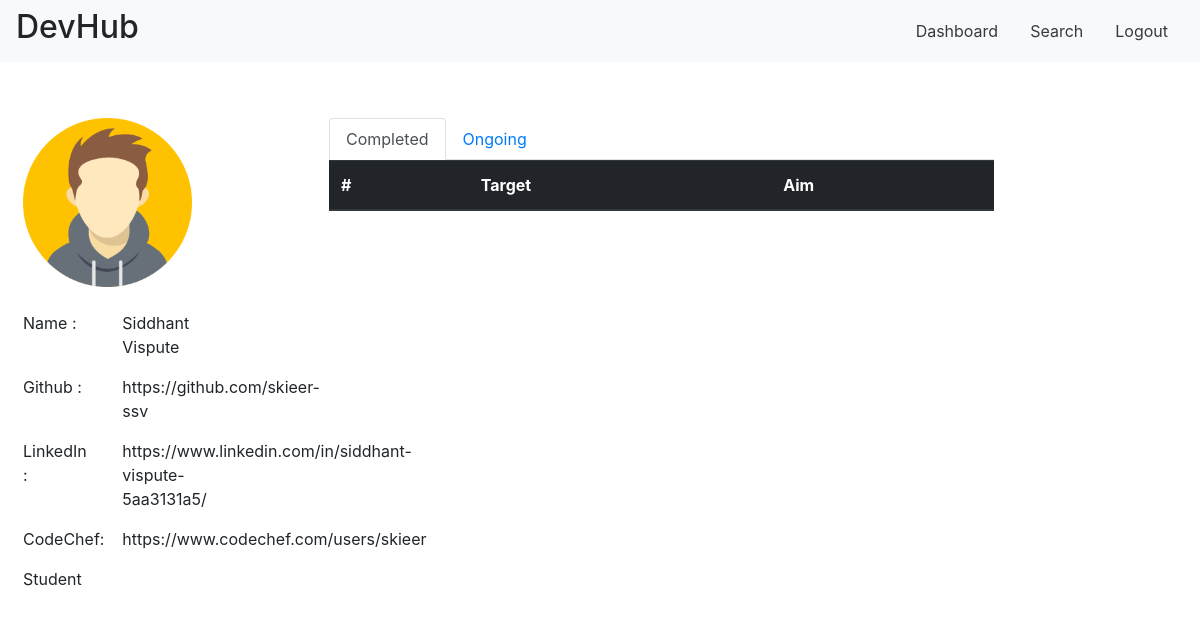
The page /user_profile.php?uid=1 on the database as committed earlier.
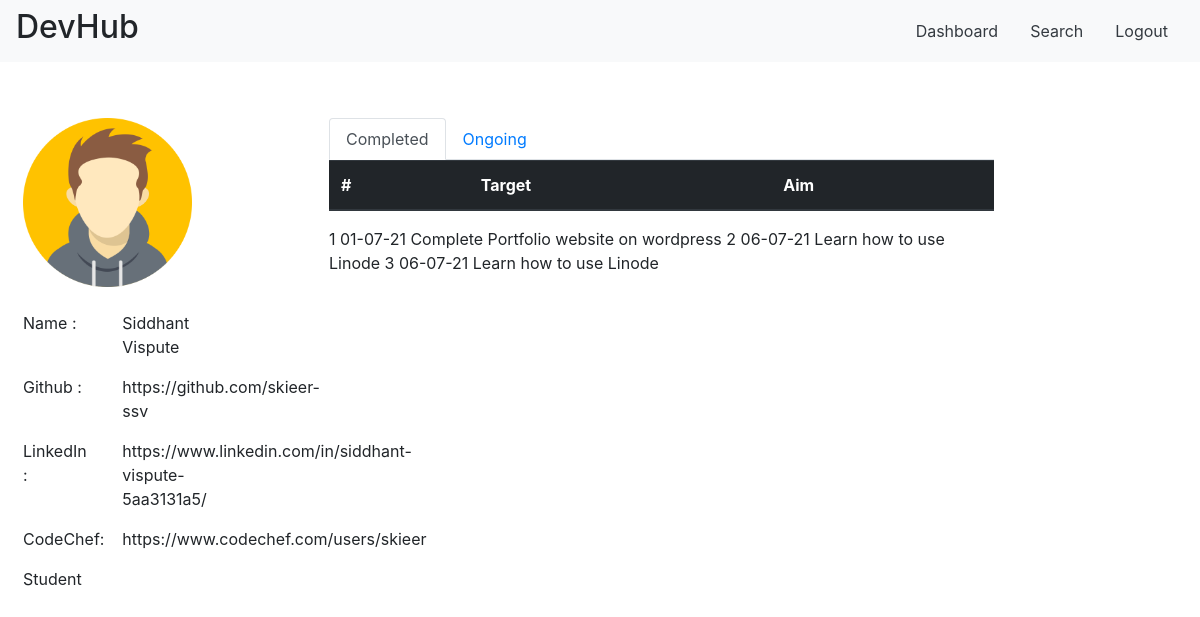
The same page on the database as committed later.
### tables this page shows
CREATE TABLE `user_info` (
  `uid` int NOT NULL,
  `name` varchar(50) NOT NULL,
  `linkedin` varchar(200) NOT NULL,
  `github` varchar(200) NOT NULL,
  `codechef` varchar(200) NOT NULL,
  `profile_pic` varchar(400) NOT NULL
);

CREATE TABLE `goals` (
  `gid` int NOT NULL,
  `uid` int NOT NULL,
  `title` varchar(100) NOT NULL,
  `description` varchar(1000) NOT NULL,
  `timestamp` timestamp NOT NULL DEFAULT CURRENT_TIMESTAMP,
  `completed` smallint NOT NULL DEFAULT '0',
  `alert_date` int NOT NULL
);

### user_profile.php (the view, shortened to what this page needs)
<?php
$uid=$_GET['uid'];
if(!empty($uid))
{
    $sql =  "SELECT `uid`, `name`, `linkedin`, `github`, `codechef`, `profile_pic` FROM `user_info` WHERE  `uid`='".$uid."' ";
    $result = mysqli_query($con,$sql);
    $row= mysqli_fetch_assoc($result);
    $username=$row['name'];
    $linkedin=$row['linkedin'];
    $codechef=$row['codechef'];
    $github=$row['github'];
}
else
{
    echo "Error";
}
?>
<!DOCTYPE html>
<html>
    <head>
        <link rel="stylesheet" href="https://maxcdn.bootstrapcdn.com/bootstrap/4.0.0/css/bootstrap.min.css">
    </head>
    <body>
<nav class="navbar navbar-expand-lg navbar-light bg-light ">
   <div class="collapse navbar-collapse" id="navbarSupportedContent">
      <div class="navbar-nav mr-auto">
		  <h2>DevHub</h2>
         </div>
      <form class="form-inline my-2 my-lg-0">
		  <div class="nav-item active">
            <a class="nav-link text-dark" href="dash.php">Dashboard <span class="sr-only">(current)</span></a>
         </div>
		  <div class="nav-item">
            <a class="nav-link text-dark" href="search.php">Search</a>
         </div >
		 <a class="nav-link text-dark" href="include/logout.inc.php">Logout</a>
      </form>
   </div>
</nav>
        <div class="container col-12 mt-4 pt-4">
            <div class="row pt-2 pl-2">
                <div class="col-md-3 col-12">
                    <div id='img' class="row">
                        <img class="col-md-8 col-5 mb-4" src="images/avatar_1.png" width="100px" style="display:block">
                    </div>
                    <div id="info">
                        <div class="row">
                            <div class="col-4">
                            <label>Name  : </label>
                            </div>
                            <div class="col-6">
                                <p>
                                    <?php echo $username; ?>
                                </p>
                            </div>
                        </div>
                        <div class="row">
                            <div class="col-4">
                                <label>Github  : </label>
                            </div>
                            <div class="col-6">
                                <p>
                                    <?php echo $github; ?>
                                </p>
                            </div>
                        </div>
                        <div class="row">
                            <div class="col-4">
                                <label>LinkedIn : </label>
                            </div>
                            <div class="col-6">
                                <p>
                                    <?php echo $linkedin; ?>
                                </p>
                            </div>
                        </div>
                        <div class="row">
                            <div class="col-4">
                                <label>CodeChef: </label>
                            </div>
                            <div class="col-6">
                                <p>
                                    <?php echo $codechef; ?>
                                </p>
                            </div>
                        </div>
                        <div class="row">
                            <div class="col-4">
                                <label>  Student </label>
                            </div>
                        </div>
                    </div>
                </div>
                <div class="col-md-7 col-10 ml-md-2">
                    <ul class="nav nav-tabs" id="myTab" role="tablist">
                    <li class="nav-item">
                        <a class="nav-link active" id="home-tab" data-toggle="tab" href="#home" role="tab" aria-controls="home" aria-selected="true">Completed</a>
                    </li>
                    <li class="nav-item">
                        <a class="nav-link" id="profile-tab" data-toggle="tab" href="#profile" role="tab" aria-controls="profile" aria-selected="false">Ongoing</a>
                    </li>
                    </ul>
                    <div class="tab-content">
                        <div class="tab-pane active" id="home" role="tabpanel" aria-labelledby="home-tab">
                            <?php
$sql="SELECT `gid`, `uid`, `title`, `description`, `timestamp`, `completed`, `alert_date` FROM `goals` WHERE `uid`='".$uid."' and `completed`=1 ";
$result = mysqli_query($con,$sql);
$srno=1;
if($result)
{
?>
    <table class='table table-hover'>
<thead class='thead-dark'>
<tr>
  <th scope='col'>#</th>
  <th scope='col'>Target</th>
  <th scope='col'>Aim</th>
</tr>
</thead>
</table>
<tbody>
<?php
while($row=mysqli_fetch_assoc($result))
{
    $title=$row['title'];
    $alert_date=date("d-m-y",$row['alert_date']);
?>
<tr>
  <th scope='row'><?php echo $srno; ?></th>
  <td><?php echo $alert_date; ?></td>
  <td><?php echo $title; ?></td>
</tr>
<?php
$srno++;
}
?>
</tbody>
<?php
}
else
{
    echo "No entries";
}
?>
                        </div>
                    </div>
                </div>
            </div>
        </div>
    </body>
</html>

Rows that differ between the two databases and show on the page:
added goals: alert_date "01-07-21", title "Complete Portfolio website on wordpress"
added goals: alert_date "06-07-21", title "Learn how to use Linode"
added goals: alert_date "06-07-21", title "Learn how to use Linode"
